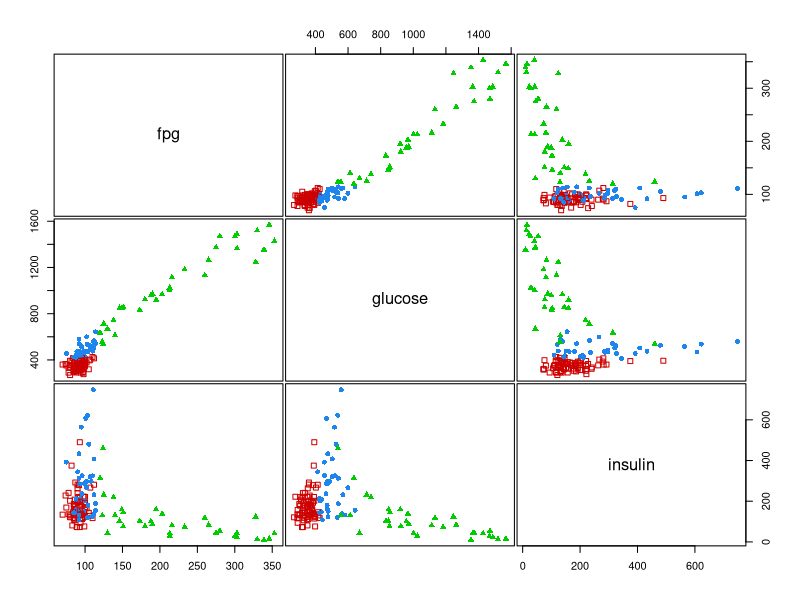
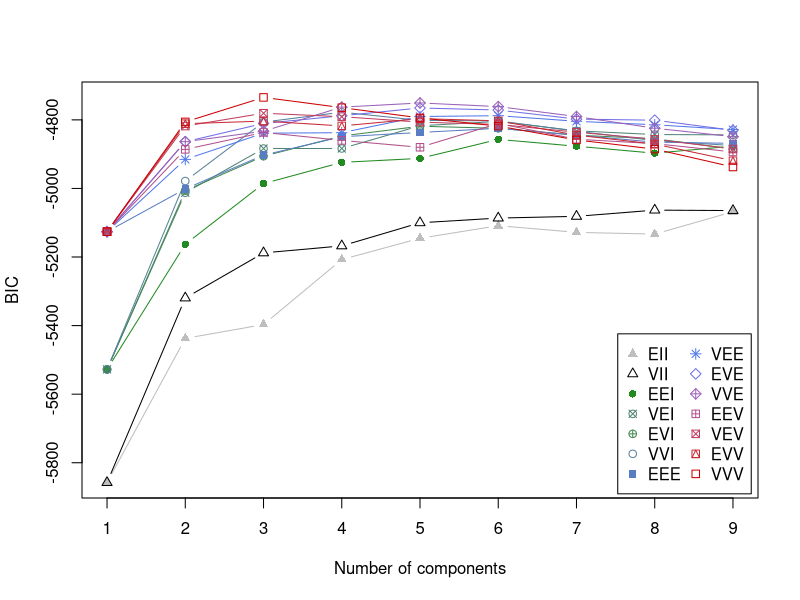
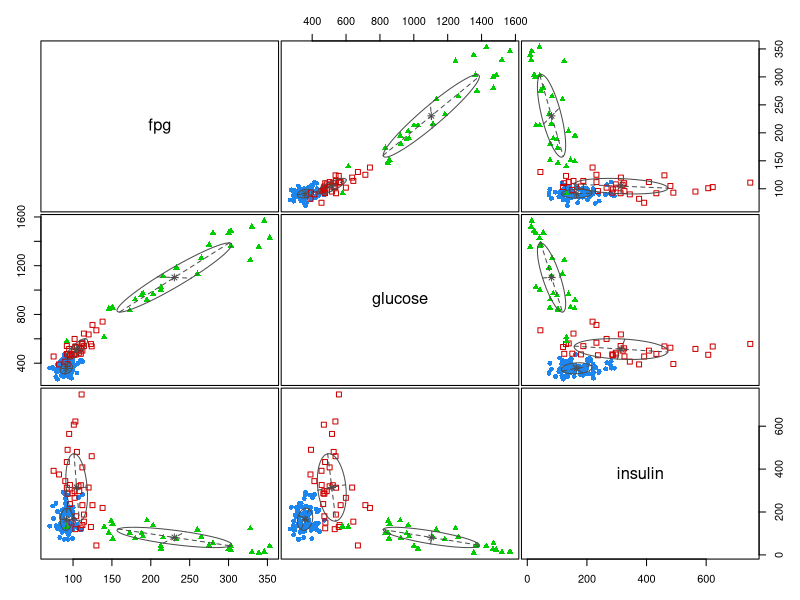
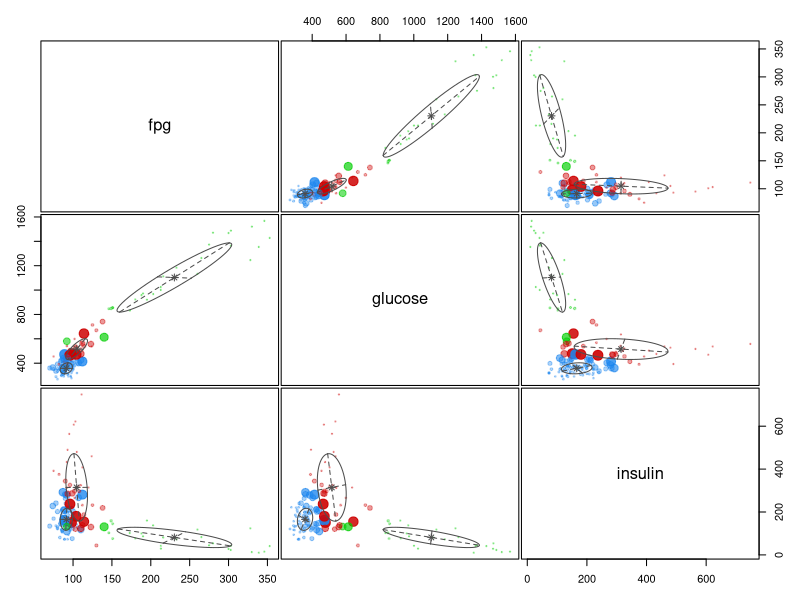
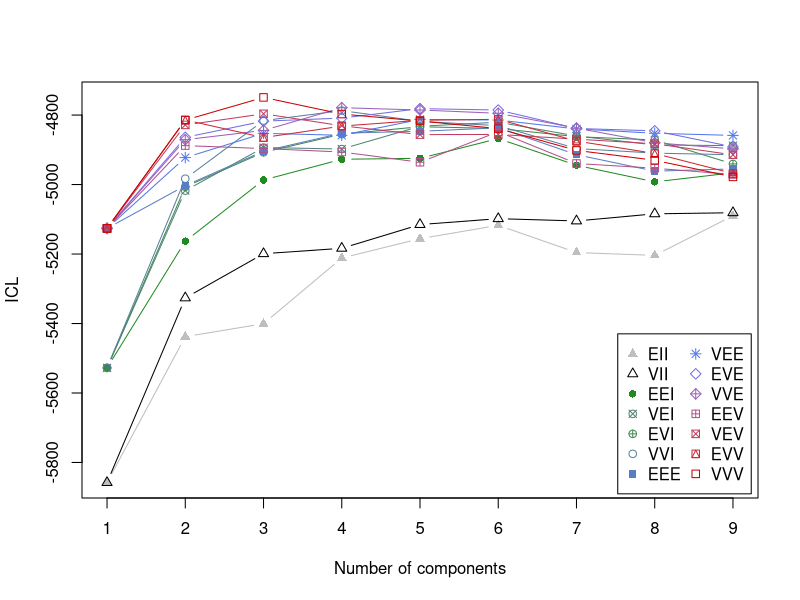
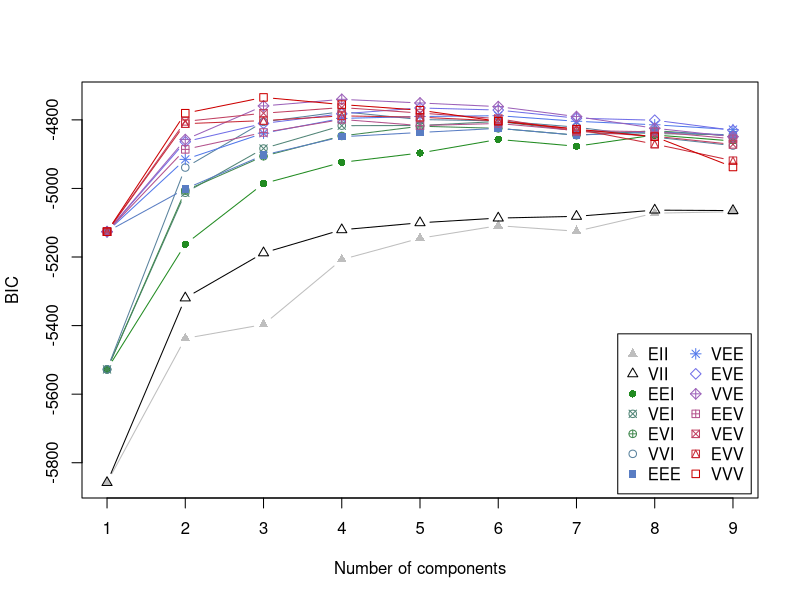
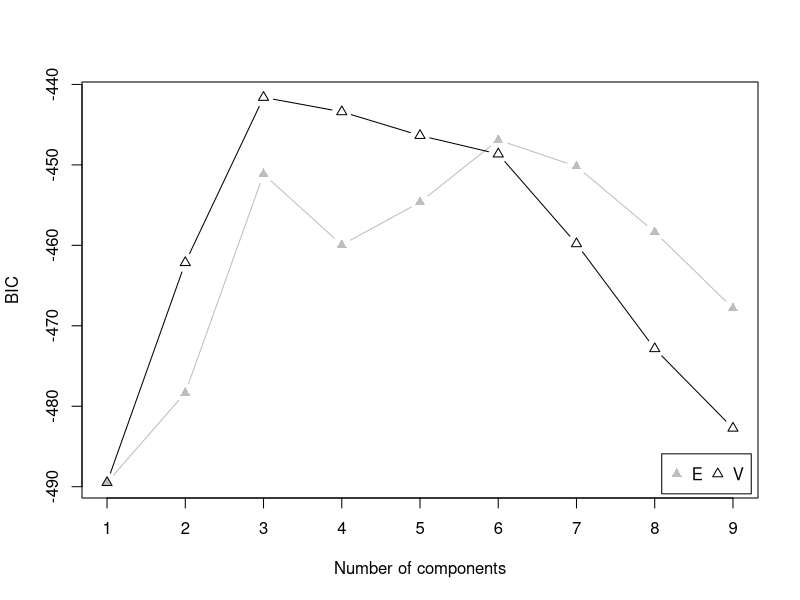
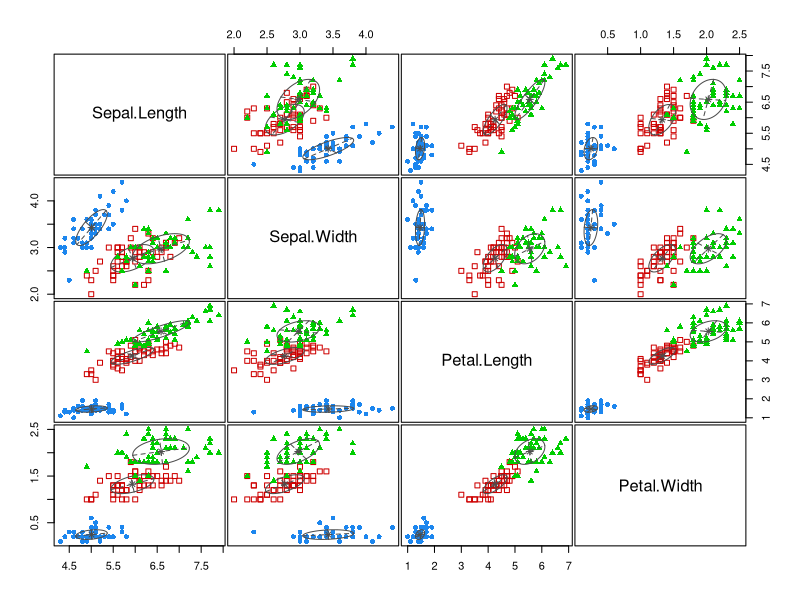

Write the R code that produced these figures, in order.
## ---- chunk 1
library(knitr)
opts_chunk$set(fig.align = "center", 
               out.width = "90%",
               fig.width = 6, fig.height = 5,
               dev.args = list(pointsize=10),
               par = TRUE, # needed for setting hook 
               collapse = TRUE, # collapse input & output code in chunks
               warning = FALSE)

knit_hooks$set(par = function(before, options, envir)
  { if(before && options$fig.show != "none") 
       par(family = "sans", mar=c(4.1,4.1,1.1,1.1), mgp=c(3,1,0), tcl=-0.5)
})
set.seed(1) # for exact reproducibility
## ---- chunk 2
library(mclust)
cat(mclust:::mclustStartupMessage(), sep="")
## ---- chunk 3
data(diabetes)
#-- data corrections (see help("diabetes", package = "mclust")) --#
names(diabetes) <- c("class", "fpg", "glucose", "insulin")
diabetes$glucose[104] <- 455
#-----------------------------------------------------------------#
class <- diabetes$class
table(class)
X <- diabetes[,-1]
head(X)
clPairs(X, class)

BIC <- mclustBIC(X)
plot(BIC)
summary(BIC)

mod1 <- Mclust(X, x = BIC)
summary(mod1, parameters = TRUE)

plot(mod1, what = "classification")
table(class, mod1$classification)

plot(mod1, what = "uncertainty")

ICL <- mclustICL(X)
summary(ICL)
plot(ICL)

LRT <- mclustBootstrapLRT(X, modelName = "VVV")
LRT
## ---- chunk 4
(hc1 <- hc(X, modelName = "VVV", use = "SVD"))
BIC1 <- mclustBIC(X, initialization = list(hcPairs = hc1)) # default 
summary(BIC1)

(hc2 <- hc(X, modelName = "VVV", use = "VARS"))
BIC2 <- mclustBIC(X, initialization = list(hcPairs = hc2))
summary(BIC2)

(hc3 <- hc(X, modelName = "EEE", use = "SVD"))
BIC3 <- mclustBIC(X, initialization = list(hcPairs = hc3))
summary(BIC3)
## ---- chunk 5
BIC <- mclustBICupdate(BIC1, BIC2, BIC3)
summary(BIC)
plot(BIC)
## ---- chunk 6
set.seed(20181116)
data(galaxies, package = "MASS") 
galaxies <- galaxies / 1000
BIC <- NULL
for(j in 1:20)
{
  rBIC <- mclustBIC(galaxies, verbose = FALSE,
                    initialization = list(hcPairs = hcRandomPairs(galaxies)))
  BIC <- mclustBICupdate(BIC, rBIC)
}
summary(BIC)
plot(BIC)
mod <- Mclust(galaxies, x = BIC)
summary(mod)
## ---- chunk 7
data(iris)
class <- iris$Species
table(class)
X <- iris[,1:4]
head(X)
mod2 <- MclustDA(X, class, modelType = "EDDA")
summary(mod2)
plot(mod2, what = "scatterplot")
plot(mod2, what = "classification")
## ---- chunk 8
data(banknote)
class <- banknote$Status
table(class)
X <- banknote[,-1]
head(X)
mod3 <- MclustDA(X, class)
summary(mod3)
plot(mod3, what = "scatterplot")
plot(mod3, what = "classification")
## ---- chunk 9
cv <- cvMclustDA(mod2, nfold = 10)
str(cv)
unlist(cv[3:6])
cv <- cvMclustDA(mod3, nfold = 10)
str(cv)
unlist(cv[3:6])
## ---- chunk 10
data(acidity)
mod4 <- densityMclust(acidity)
summary(mod4)
plot(mod4, what = "BIC")
plot(mod4, what = "density", data = acidity, breaks = 15)
plot(mod4, what = "diagnostic", type = "cdf")
plot(mod4, what = "diagnostic", type = "qq")
## ---- chunk 11
data(faithful)
mod5 <- densityMclust(faithful)
summary(mod5)
plot(mod5, what = "BIC")
plot(mod5, what = "density", type = "hdr", data = faithful, points.cex = 0.5)
plot(mod5, what = "density", type = "persp")
## ---- chunk 12
boot1 <- MclustBootstrap(mod1, nboot = 999, type = "bs")
summary(boot1, what = "se")
summary(boot1, what = "ci")
## ---- chunk 13
par(mfrow=c(4,3))
plot(boot1, what = "pro")
plot(boot1, what = "mean")
## ---- chunk 14
boot4 <- MclustBootstrap(mod4, nboot = 999, type = "bs")
summary(boot4, what = "se")
summary(boot4, what = "ci")
## ---- chunk 15
par(mfrow=c(2,2))
plot(boot4, what = "pro")
plot(boot4, what = "mean")
## ---- chunk 16
mod1dr <- MclustDR(mod1)
summary(mod1dr)
plot(mod1dr, what = "pairs")
plot(mod1dr, what = "boundaries", ngrid = 200)

mod1dr <- MclustDR(mod1, lambda = 1)
summary(mod1dr)
plot(mod1dr, what = "scatterplot")
plot(mod1dr, what = "boundaries", ngrid = 200)
## ---- chunk 17
mod2dr <- MclustDR(mod2)
summary(mod2dr)
plot(mod2dr, what = "scatterplot")
plot(mod2dr, what = "boundaries", ngrid = 200)

mod3dr <- MclustDR(mod3)
summary(mod3dr)
plot(mod3dr, what = "scatterplot")
plot(mod3dr, what = "boundaries", ngrid = 200)
## ---- chunk 18
mclust.options("bicPlotColors")
mclust.options("classPlotColors")
## ---- chunk 19
cbPalette <- c("#000000", "#E69F00", "#56B4E9", "#009E73", "#F0E442", "#0072B2", 
"#D55E00", "#CC79A7", "#999999")
## ---- chunk 20
bicPlotColors <- mclust.options("bicPlotColors")
bicPlotColors[1:14] <- c(cbPalette, cbPalette[1:5])
mclust.options("bicPlotColors" = bicPlotColors)
mclust.options("classPlotColors" = cbPalette[-1])

clPairs(iris[,-5], iris$Species)
mod <- Mclust(iris[,-5])
plot(mod, what = "BIC")
plot(mod, what = "classification")
## ---- chunk 21
sessionInfo()
